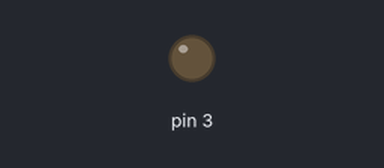
A sketch run on a simulated Arduino Uno, built with avr-gcc and run on an emulated ATmega328P. On the bench: output pins drawn as LEDs (lit = HIGH).

Above: at 0.05 s.
At 2.75 s:
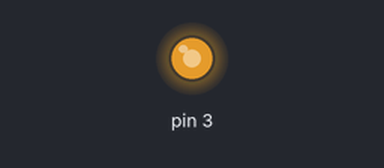
At 4.5 s:
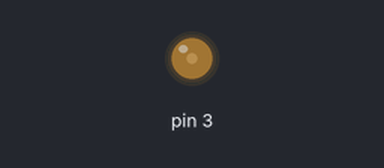
At 6.25 s:
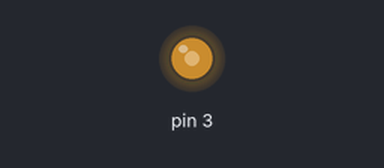
Timing chart, 0 to 8.2 s (numbered marks = the images above):
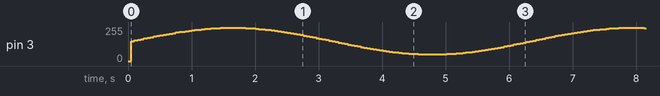

The sketch:

L298_test_1.ino
```cpp
// (licence header left out)
void setup() {
  pinMode(3, OUTPUT);
}

short PWM = 0;
void loop() {
  analogWrite(3, PWM);
  PWM = 100.0 * (sin(millis() / 1000.0) + 1) + 50;
  delay(50);
}
```
